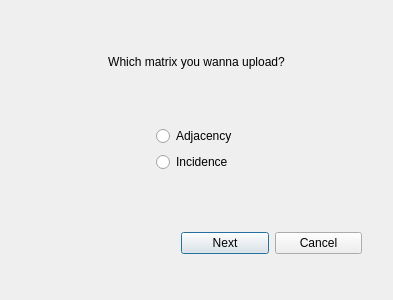
<?xml version="1.0" encoding="UTF-8"?>
<ui version="4.0">
 <class>DialogUploadMatrix</class>
 <widget class="QDialog" name="DialogUploadMatrix">
  <property name="geometry">
   <rect>
    <x>0</x>
    <y>0</y>
    <width>393</width>
    <height>300</height>
   </rect>
  </property>
  <property name="windowTitle">
   <string>Dialog</string>
  </property>
  <widget class="QWidget" name="layoutWidget">
   <property name="geometry">
    <rect>
     <x>1</x>
     <y>3</y>
     <width>391</width>
     <height>291</height>
    </rect>
   </property>
   <layout class="QVBoxLayout" name="verticalLayout_2">
    <item>
     <widget class="QLabel" name="label">
      <property name="text">
       <string>Which matrix you wanna upload?</string>
      </property>
      <property name="alignment">
       <set>Qt::AlignCenter</set>
      </property>
     </widget>
    </item>
    <item>
     <layout class="QHBoxLayout" name="horizontalLayout">
      <item>
       <spacer name="horizontalSpacer">
        <property name="orientation">
         <enum>Qt::Horizontal</enum>
        </property>
        <property name="sizeHint" stdset="0">
         <size>
          <width>40</width>
          <height>20</height>
         </size>
        </property>
       </spacer>
      </item>
      <item>
       <layout class="QVBoxLayout" name="verticalLayout">
        <item>
         <widget class="QRadioButton" name="radioButton_Adjacency">
          <property name="text">
           <string>Adjacency</string>
          </property>
         </widget>
        </item>
        <item>
         <widget class="QRadioButton" name="radioButton_Incidence">
          <property name="text">
           <string>Incidence</string>
          </property>
         </widget>
        </item>
       </layout>
      </item>
      <item>
       <spacer name="horizontalSpacer_2">
        <property name="orientation">
         <enum>Qt::Horizontal</enum>
        </property>
        <property name="sizeHint" stdset="0">
         <size>
          <width>40</width>
          <height>20</height>
         </size>
        </property>
       </spacer>
      </item>
     </layout>
    </item>
    <item>
     <widget class="QWidget" name="widget" native="true">
      <widget class="QWidget" name="layoutWidget_2">
       <property name="geometry">
        <rect>
         <x>180</x>
         <y>50</y>
         <width>181</width>
         <height>31</height>
        </rect>
       </property>
       <layout class="QHBoxLayout" name="horizontalLayout_2">
        <item>
         <widget class="QPushButton" name="pushButton_next">
          <property name="text">
           <string>Next</string>
          </property>
         </widget>
        </item>
        <item>
         <widget class="QPushButton" name="pushButton_cancel">
          <property name="text">
           <string>Cancel</string>
          </property>
         </widget>
        </item>
       </layout>
      </widget>
     </widget>
    </item>
   </layout>
  </widget>
 </widget>
 <resources/>
 <connections/>
</ui>
